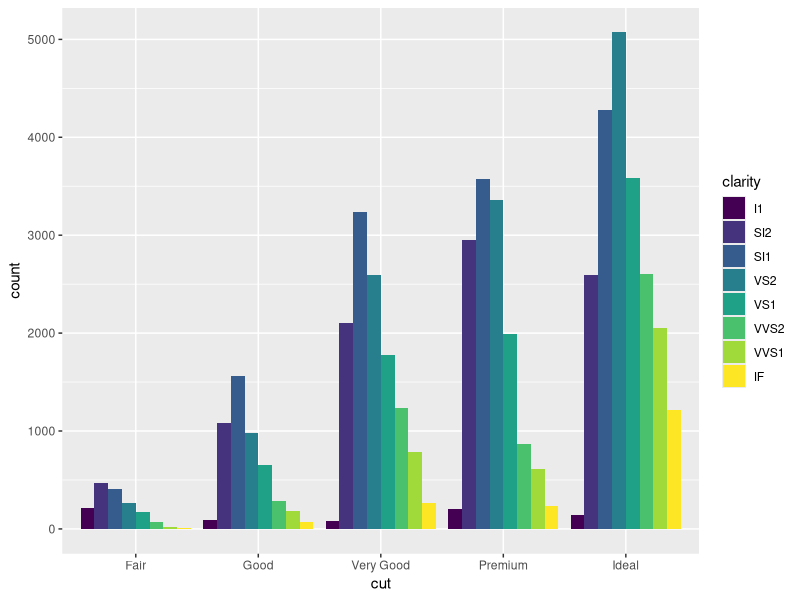

Recreate this plot in R.
## ---- chunk 1
knitr::opts_chunk$set(echo = TRUE)
library(tidyverse)
## ---- chunk 2
ggplot(data = diamonds) +
  geom_bar(
    mapping = aes(x=cut, fill = clarity),
    position = "dodge"
  )


